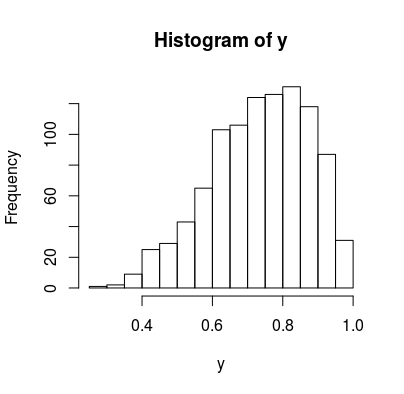

Source code (R):
# From Bayesian Models for Astrophysical Data 
# by Hilbe, de Souza & Ishida, 2017, Cambridge Univ. Press

# Code 5.12 - Synthetic beta-distributed data generated in R

set.seed(1056)                    # set seed to replicate example
nobs <- 1000                      # number of obs in model
x1 <- runif(nobs)                 # random normal variable
xb <- 0.3+1.5*x1                  # linear predictor, xb
exb <- exp(-xb)                   # prob of 0
p <- exb/(1+exb)                  # prob of 1
theta <- 15
y <- rbeta(nobs,theta*(1-p),theta*p)

summary(y)

hist(y)
